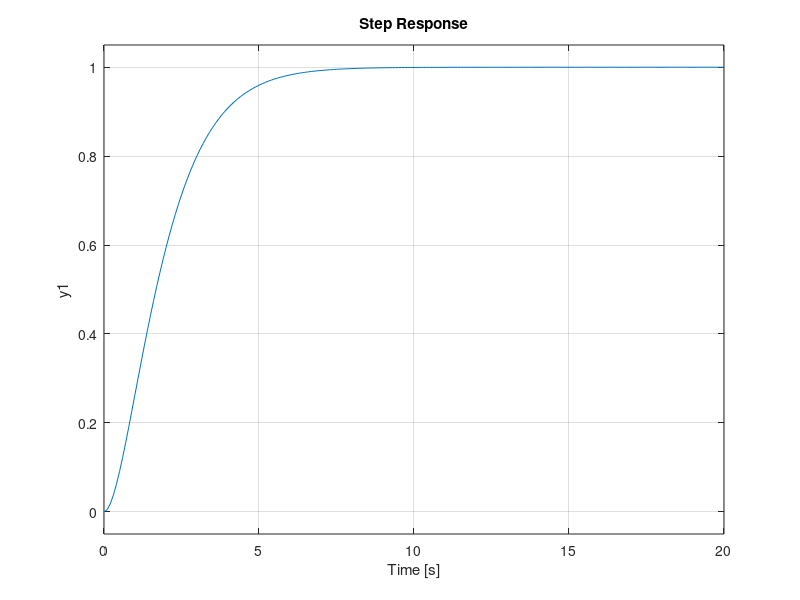

Source code (MATLAB):
% Clear
clear
clc
close all

%% Laboratory 2
% Problem 1
% Second Order Underdamped System

M1 = 1;
B1 = 2;
k1 = 1;

G_num1 = [1];
G_den1 = [M1 B1 k1];
G1 = tf(G_num1,G_den1)

%% Step Response
step(G1,0:0.1:20)
figure